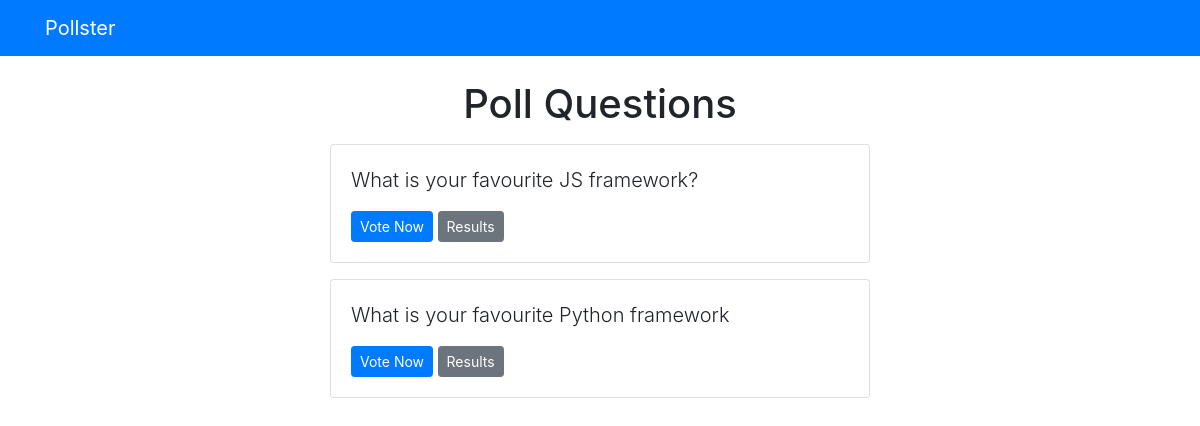
Screenshot of /polls/ with the database file from the repository.
### polls/models.py (models this page shows, shortened)
class Question(models.Model):
    question_text = models.CharField(max_length=200)
    pub_date = models.DateTimeField('date published')

### polls/views.py (the view)
# urls.py: path('', views.index, name = 'index'),
def index(request) :
    latest_question_list = Question.objects.order_by('-pub_date')[: 5]
    context = {'latest_question_list' : latest_question_list}
    return render(request, 'polls/index.html', context)

### templates/polls/index.html
{% extends 'base.html'%}
{% block content %}
    <h1 class="text-center mb-3">Poll Questions</h1>
    {% if latest_question_list %}
        {% for question in latest_question_list %}
            <div class="card mb-3">
                <div class="card-body">
                    <p class="lead">{{ question.question_text }}</p>
                    <a href="{% url 'polls:detail' question.id %} " class="btn btn-primary btn-sm">Vote Now</a>
                    <a href="{% url 'polls:results' question.id %} " class="btn btn-secondary btn-sm">Results</a>
                </div>
        </div>
        {% endfor %}
    {% else %}
        <p>No polls available</p>
    {% endif %}
{% endblock %}

### rows the page displays
Question: question_text "What is your favourite JS framework?"
Question: question_text "What is your favourite Python framework"
